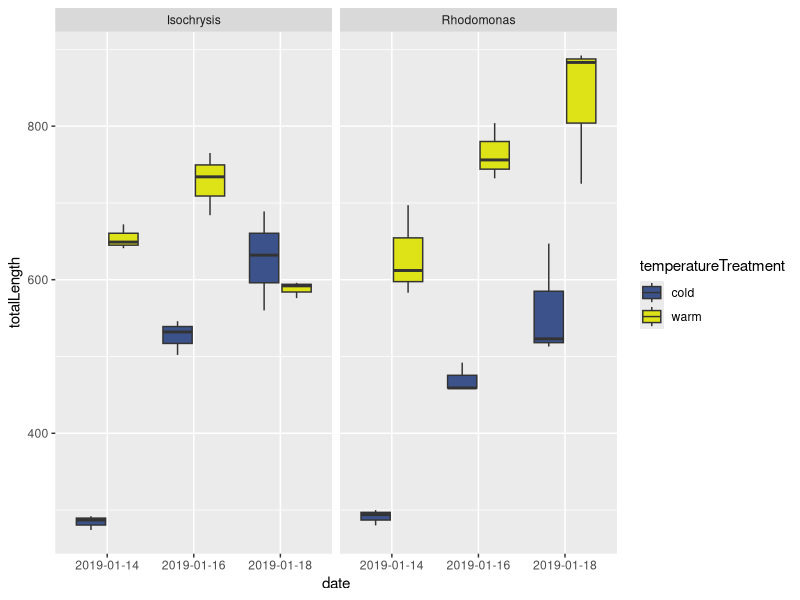
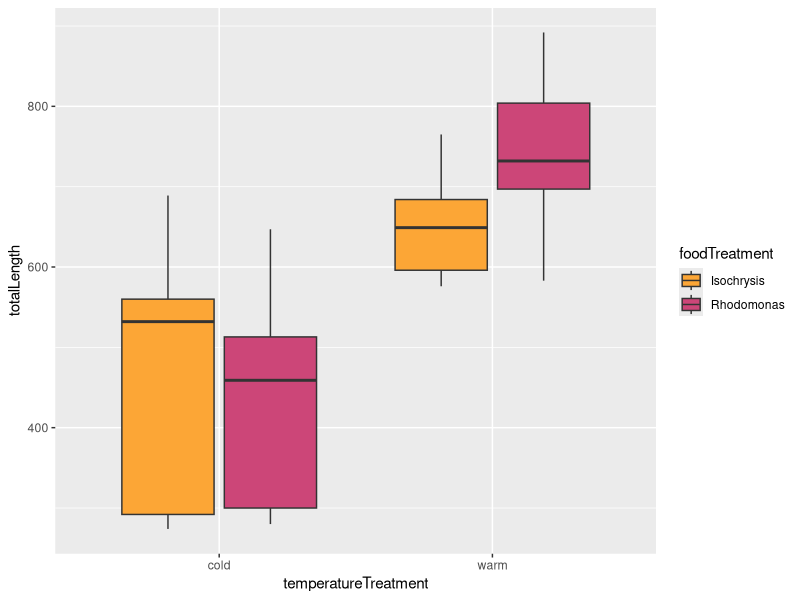
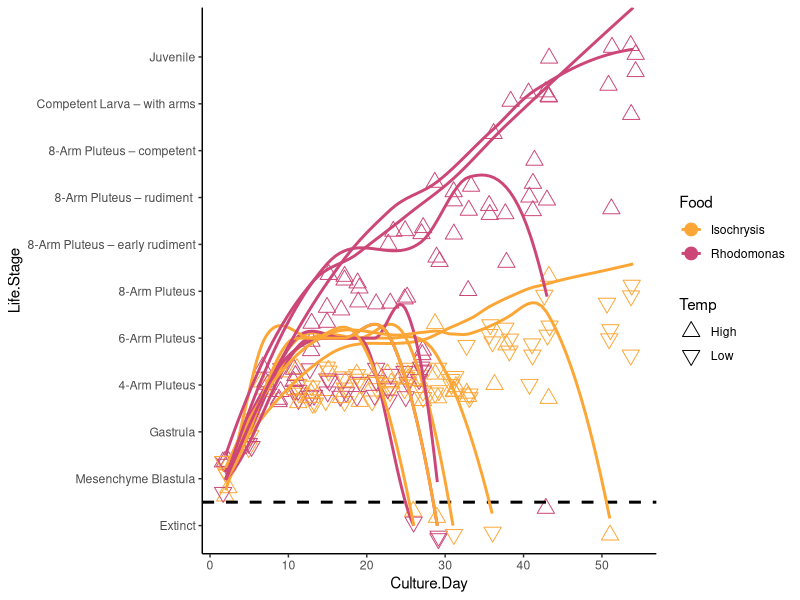

Here is the R script that generated these plots, in order:
###################################################################################
#                                                                                ##
# Urchin Development                                                             ##
# Data are current as of 2019-03-13                                              ##
# Data source: Oregon Institute of Marine Biology                                ##
# R code prepared by Ross Whippo                                                 ##
# Last updated 2019-03-13                                                        ##
#                                                                                ##
###################################################################################

# SUMMARY:
# Code to visualize and analyse growth patterns of larval Strongylocentrotus
# purpuratus for Ross Whippo's winter 2019 lab rotation with Richard Emlet.

# Required Files (check that script is loading latest version):
# Urchin-Temp-Food-Development.csv
# Development_Qual.csv

# Associated Scripts:
# None

# TO DO

# 2019-03-13 Need to make regressions for each jar on qual figure. Calc density
#             roughly from '5mls' taken per photo op. 

###################################################################################
# TABLE OF CONTENTS                                                               #
#                                                                                 #
# RECENT CHANGES TO SCRIPT                                                        #
# LOAD PACKAGES                                                                   #
# READ IN AND PREPARE DATA                                                        #
# MANIPULATE DATA                                                                 #   
#                                                                                 #
###################################################################################

###################################################################################
# RECENT CHANGES TO SCRIPT                                                        #
###################################################################################

# 2019-01-18 Script created.
# 2019-03-13 Added visualization of qualitative development of urchin larvae

###################################################################################
# LOAD PACKAGES                                                                   #
###################################################################################

library(tidyverse)
library(ggplot2)
library(viridis)

###################################################################################
# READ IN AND PREPARE DATA                                                        #
###################################################################################

devel <- read.csv("Urchin-Temp-Food-Development.csv")
str(devel)

qual <- read.csv("Development_Qual.csv")
str(qual)
# change values of particular observations in column
qual$Life.Stage %>%
  recode("Early Pluetus" = "Early Pluteus")
# reorder factor levels
qual$Life.Stage <- factor(qual$Life.Stage, levels = c("Extinct", "Mesenchyme Blastula", "Gastrula", "Early Pluteus", "4-Arm Pluteus", "6-Arm Pluteus", "8-Arm Pluteus", "8-Arm Pluteus – early rudiment", "8-Arm Pluteus – rudiment ", "8-Arm Pluteus – competent", "Competent Larva – with arms", "Juvenile", "Malformed Pluteus"))
levels(qual$Life.Stage)

###################################################################################
# MANIPULATE DATA                                                                 #
###################################################################################

# devel:

ggplot(data = filter(devel, date != "2019-01-11"), aes(x = date, y = totalLength, fill = temperatureTreatment)) +
  geom_boxplot() +
  facet_wrap(~ foodTreatment) +
  scale_fill_viridis(discrete = TRUE, begin = 0.25, end = 0.95, option = "D")

ggplot(data = filter(devel, date != "2019-01-11"), aes(x = temperatureTreatment, y = totalLength, fill = foodTreatment)) +
  geom_boxplot() +
  scale_fill_viridis(discrete = TRUE, begin = 0.8, end = 0.5, option = "C")
  
# qual: 
qual_devel <- qual %>%
  filter(Life.Stage != "Malformed Pluteus")
qual_devel$Num.Stage <- qual_devel$Life.Stage %>%
  recode("Extinct" = "0", "Mesenchyme Blastula" = "1", "Gastrula" = "2", "Early Pluteus" = "3", "4-Arm Pluteus" = "4", "6-Arm Pluteus" = "5", "8-Arm Pluteus" = "6", "8-Arm Pluteus – early rudiment" = "7", "8-Arm Pluteus – rudiment " = "8", "8-Arm Pluteus – competent" = "9", "Competent Larva – with arms" = "10", "Juvenile" = "11")
qual_devel$Num.Stage <- as.numeric(qual_devel$Num.Stage)
ggplot(data = qual_devel, aes(x = Culture.Day, y = Life.Stage, color = Food, fill = Food, group = Treatment)) +
  theme_classic() +
  geom_point(position = "jitter", size = 4, aes(shape = Temp)) +
  scale_shape_manual(values = c(2, 6)) +
  scale_colour_viridis(discrete = TRUE, begin = 0.8, end = 0.5, option = "C") +
  scale_x_continuous(breaks = scales::pretty_breaks(n = 8)) +
  geom_hline(yintercept=1.5, linetype="dashed", color = "black", size=1) +
  stat_smooth(aes(Culture.Day, Num.Stage), method = loess, se = FALSE)

# geom_line(aes(group = Treatment))


############### SUBSECTION HERE

#####
#<<<<<<<<<<<<<<<<<<<<<<<<<<END OF SCRIPT>>>>>>>>>>>>>>>>>>>>>>>>#
